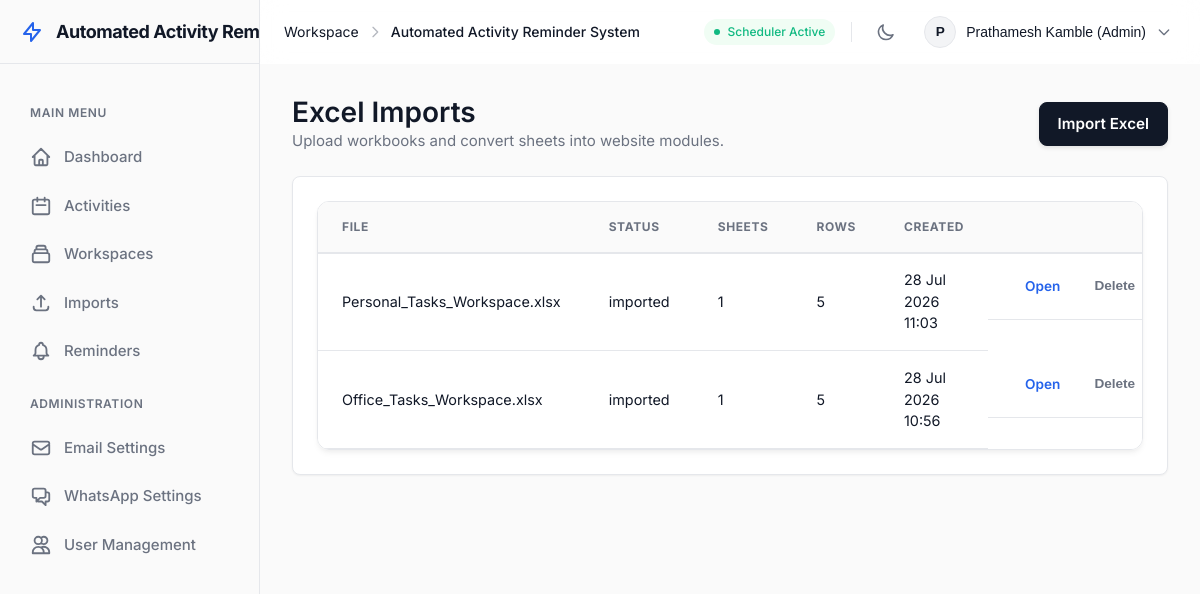
Screenshot of /imports (signed in) with the database file from the repository.
### src/db/models.py (models this page shows)
class User(Base):
    __tablename__ = "users"
    id = Column(Integer, primary_key=True)
    username = Column(String(100), unique=True, nullable=False, index=True) # Kept for legacy compatibility if needed
    email = Column(String(255), unique=True, nullable=False, index=True)
    display_name = Column(String(150), nullable=False)
    password_hash = Column(String(255), nullable=False)
    role = Column(String(20), nullable=False, default="employee")
    is_active = Column(Boolean, nullable=False, default=True)
    email_verified = Column(Boolean, nullable=False, default=False)
    must_change_password = Column(Boolean, nullable=False, default=False)
    created_at = Column(DateTime, nullable=False, default=datetime.utcnow)
    password_reset_tokens = relationship("PasswordResetToken", back_populates="user", cascade="all, delete-orphan")
    email_verification_tokens = relationship("EmailVerificationToken", back_populates="user", cascade="all, delete-orphan")
    login_history = relationship("LoginHistory", back_populates="user", cascade="all, delete-orphan")
    activities = relationship("ActivityRecord", back_populates="assigned_user")

class WorkbookImport(Base):
    __tablename__ = "workbook_imports"
    id = Column(Integer, primary_key=True)
    original_filename = Column(String(255), nullable=False)
    stored_path = Column(Text, nullable=False)
    status = Column(String(30), nullable=False, default="pending")
    sheet_count = Column(Integer, nullable=False, default=0)
    row_count = Column(Integer, nullable=False, default=0)
    imported_by_user_id = Column(Integer, ForeignKey("users.id"), nullable=True)
    created_at = Column(DateTime, nullable=False, default=datetime.utcnow)
    completed_at = Column(DateTime, nullable=True)
    sheets = relationship("ImportedSheet", back_populates="workbook_import", cascade="all, delete-orphan")

### src/web/app.py (the view)
@app.get("/imports", response_class=HTMLResponse)
def imports(request: Request) -> typing.Any:
    db = get_db()
    try:
        user = require_login(request, db)
        if isinstance(user, RedirectResponse):
            return user
        rows = db.query(WorkbookImport).order_by(WorkbookImport.created_at.desc()).all()
        return render(request, "imports.html", {"imports": rows}, user)
    finally:
        close_db(db)

### src/web/templates/imports.html
{% extends "base.html" %}
{% block content %}
<section class="page-heading">
  <div>
    <h1>Excel Imports</h1>
    <p>Upload workbooks and convert sheets into website modules.</p>
  </div>
  {% if user.can_edit %}
    <a href="/imports/new" class="button primary">Import Excel</a>
  {% endif %}
</section>
<section class="panel">
  <div class="table-wrap">
    <table>
      <thead>
        <tr>
          <th>File</th>
          <th>Status</th>
          <th>Sheets</th>
          <th>Rows</th>
          <th>Created</th>
          <th></th>
        </tr>
      </thead>
      <tbody>
        {% for item in imports %}
          <tr>
            <td>{{ item.original_filename }}</td>
            <td>{{ item.status }}</td>
            <td>{{ item.sheet_count }}</td>
            <td>{{ item.row_count }}</td>
            <td>{{ item.created_at.strftime("%d %b %Y %H:%M") }}</td>
            <td style="display: flex; gap: 8px;">
              <a href="/imports/{{ item.id }}" class="button small ghost">Open</a>
              <form method="post" action="/imports/{{ item.id }}/delete" onsubmit="return confirm('Are you sure you want to delete this import?');" style="margin: 0;">
                <button type="submit" class="button small ghost" style="color: var(--text-muted);">Delete</button>
              </form>
            </td>
          </tr>
        {% else %}
          <tr><td colspan="6" class="empty">No imports yet.</td></tr>
        {% endfor %}
      </tbody>
    </table>
  </div>
</section>
{% endblock %}

### src/web/templates/base.html (shortened to what this page needs)
<!doctype html>
<html lang="en">
<head>
  <link rel="stylesheet" href="{{ request.url_for('static', path='styles.css') }}">
</head>
<body>
  <div class="app-shell">
    <aside class="app-sidebar" id="app-sidebar">
      <div class="sidebar-header">
        <a class="sidebar-brand" href="/dashboard">
          <svg class="brand-icon" fill="none" stroke="currentColor" stroke-width="2" viewBox="0 0 24 24"><path stroke-linecap="round" stroke-linejoin="round" d="M13 10V3L4 14h7v7l9-11h-7z"></path></svg>
          <span class="sidebar-brand-text">{{ app_name }}</span>
        </a>
      </div>
      <div class="sidebar-nav">
        {% if user %}
          <div class="sidebar-nav-heading">Main Menu</div>
          <a href="/dashboard">
            <svg class="nav-icon" fill="none" stroke="currentColor" viewBox="0 0 24 24"><path stroke-linecap="round" stroke-linejoin="round" stroke-width="2" d="M3 12l2-2m0 0l7-7 7 7M5 10v10a1 1 0 001 1h3m10-11l2 2m-2-2v10a1 1 0 01-1 1h-3m-6 0a1 1 0 001-1v-4a1 1 0 011-1h2a1 1 0 011 1v4a1 1 0 001 1m-6 0h6"></path></svg>
            <span class="nav-text">Dashboard</span>
          </a>
          <a href="/activities">
            <svg class="nav-icon" fill="none" stroke="currentColor" viewBox="0 0 24 24"><path stroke-linecap="round" stroke-linejoin="round" stroke-width="2" d="M8 7V3m8 4V3m-9 8h10M5 21h14a2 2 0 002-2V7a2 2 0 00-2-2H5a2 2 0 00-2 2v12a2 2 0 002 2z"></path></svg>
            <span class="nav-text">Activities</span>
          </a>
          <a href="/collections">
            <svg class="nav-icon" fill="none" stroke="currentColor" viewBox="0 0 24 24"><path stroke-linecap="round" stroke-linejoin="round" stroke-width="2" d="M19 11H5m14 0a2 2 0 012 2v6a2 2 0 01-2 2H5a2 2 0 01-2-2v-6a2 2 0 012-2m14 0V9a2 2 0 00-2-2M5 11V9a2 2 0 012-2m0 0V5a2 2 0 012-2h6a2 2 0 012 2v2M7 7h10"></path></svg>
            <span class="nav-text">Workspaces</span>
          </a>
          <a href="/imports">
            <svg class="nav-icon" fill="none" stroke="currentColor" viewBox="0 0 24 24"><path stroke-linecap="round" stroke-linejoin="round" stroke-width="2" d="M4 16v1a3 3 0 003 3h10a3 3 0 003-3v-1m-4-8l-4-4m0 0L8 8m4-4v12"></path></svg>
            <span class="nav-text">Imports</span>
          </a>
          <a href="/reminders/preview">
            <span class="nav-text">Reminders</span>
          </a>
          {% if user.is_owner %}
            <div class="sidebar-nav-heading">Administration</div>
            <a href="/settings/email">
              <svg class="nav-icon" fill="none" stroke="currentColor" viewBox="0 0 24 24"><path stroke-linecap="round" stroke-linejoin="round" stroke-width="2" d="M3 8l7.89 5.26a2 2 0 002.22 0L21 8M5 19h14a2 2 0 002-2V7a2 2 0 00-2-2H5a2 2 0 00-2 2v10a2 2 0 002 2z"></path></svg>
              <span class="nav-text">Email Settings</span>
            </a>
            <a href="/settings/whatsapp">
              <span class="nav-text">WhatsApp Settings</span>
            </a>
            <a href="/users">
              <svg class="nav-icon" fill="none" stroke="currentColor" viewBox="0 0 24 24"><path stroke-linecap="round" stroke-linejoin="round" stroke-width="2" d="M12 4.354a4 4 0 110 5.292M15 21H3v-1a6 6 0 0112 0v1zm0 0h6v-1a6 6 0 00-9-5.197M13 7a4 4 0 11-8 0 4 4 0 018 0z"></path></svg>
              <span class="nav-text">User Management</span>
            </a>
          {% endif %}
        {% endif %}
      </div>
    </aside>
    <div class="app-content-wrapper">
      <header class="app-navbar">
        <div class="navbar-left">
          <div class="navbar-breadcrumbs desktop-only">
            <span class="breadcrumb-item text-muted">Workspace</span>
            <svg class="breadcrumb-separator" width="16" height="16" fill="none" stroke="currentColor" viewBox="0 0 24 24"><path stroke-linecap="round" stroke-linejoin="round" stroke-width="2" d="M9 5l7 7-7 7"></path></svg>
            <span class="breadcrumb-item fw-500">{{ app_name }}</span>
          </div>
        </div>
        <div class="navbar-right">
          <div class="scheduler-status desktop-only">
            <span class="status-dot pulsing"></span>
            <span class="status-text">Scheduler Active</span>
          </div>
          <button id="theme-toggle" class="icon-button theme-toggle-btn" aria-label="Toggle Theme">
            <svg width="20" height="20" fill="none" stroke="currentColor" stroke-width="2" viewBox="0 0 24 24">
              <path stroke-linecap="round" stroke-linejoin="round" d="M20.354 15.354A9 9 0 018.646 3.646 9.003 9.003 0 0012 21a9.003 9.003 0 008.354-5.646z"></path>
            </svg>
          </button>
          {% if user %}
            <div class="user-profile-menu dropdown-container">
              <button class="user-name profile-dropdown-btn">
                <div class="avatar">{{ user.display_name[:1] | upper }}</div>
                <span class="desktop-only">{{ user.display_name }} ({{ user.role|title }})</span>
                <svg class="dropdown-chevron desktop-only" width="16" height="16" fill="none" stroke="currentColor" viewBox="0 0 24 24"><path stroke-linecap="round" stroke-linejoin="round" stroke-width="2" d="M19 9l-7 7-7-7"></path></svg>
              </button>
            </div>
          {% else %}
            <div class="user-profile-menu">
              <a href="/login" class="button small ghost">Login</a>
              <a href="/signup" class="button small primary">Signup</a>
            </div>
          {% endif %}
        </div>
      </header>
      <main class="page-content">
        <div class="page">
          {% block content %}{% endblock %}
        </div>
      </main>
    </div>
  </div>
</body>
</html>

### rows the page displays
User: display_name "P", display_name "Prathamesh Kamble", role "Admin"
WorkbookImport: original_filename "Personal_Tasks_Workspace.xlsx", status "imported", sheet_count "1", row_count "5", created_at "28 Jul 2026 11:03"
WorkbookImport: original_filename "Office_Tasks_Workspace.xlsx", status "imported", sheet_count "1", row_count "5", created_at "28 Jul 2026 10:56"

### other values shown
{{ app_name }} "Automated Activity…"
{{ app_name }} "Automated Activity Reminder System"
